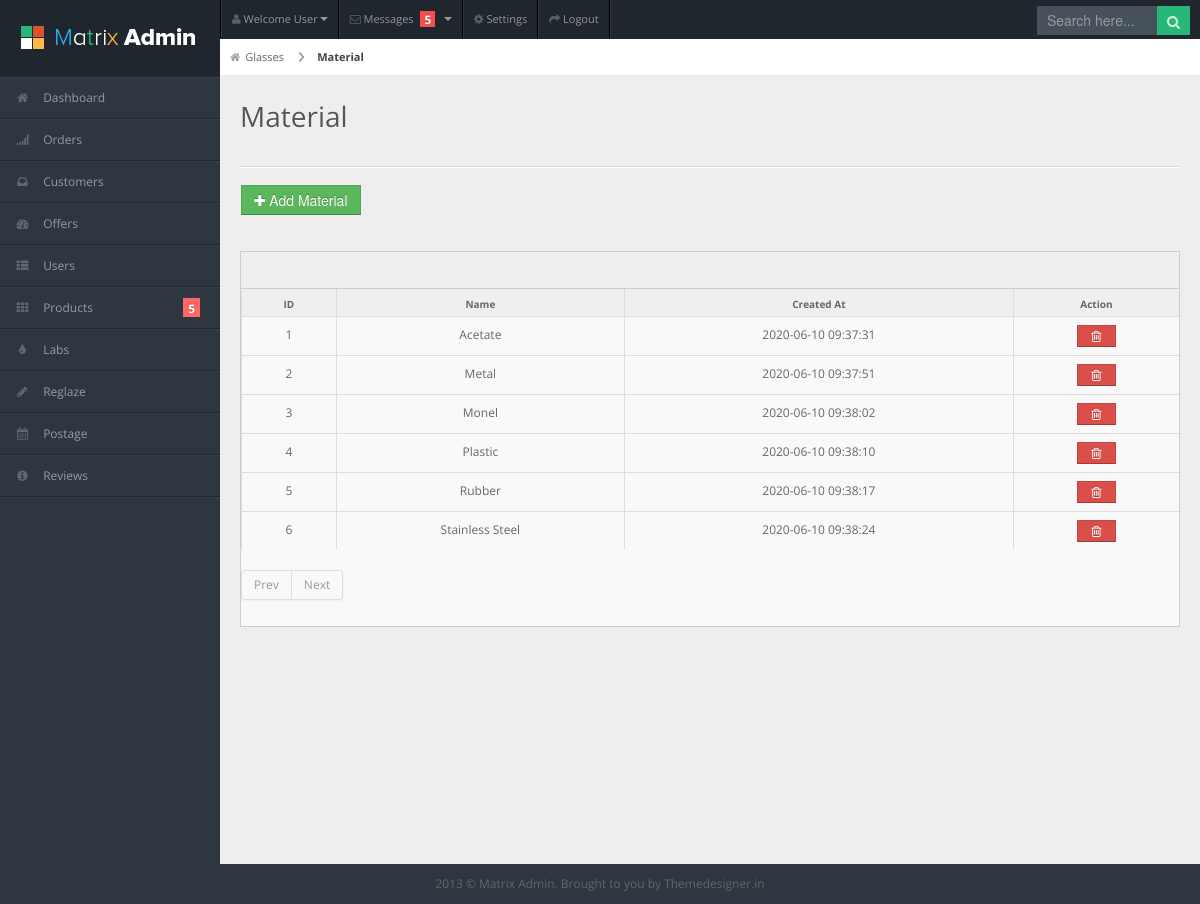
Screenshot of /admin/material1.php with the database file from the repository.
### tables this page shows
CREATE TABLE `material` (
  `id` int(11) NOT NULL,
  `Product_id` int(24) DEFAULT NULL,
  `Material` varchar(225) DEFAULT NULL,
  `Type` varchar(225) DEFAULT NULL,
  `active` int(11) DEFAULT NULL,
  `created_at` timestamp NOT NULL DEFAULT current_timestamp() ON UPDATE current_timestamp(),
  `updated_at` timestamp NOT NULL DEFAULT '0000-00-00 00:00:00'
);

### admin/material1.php (the view, shortened to what this page needs)
<?php include('Connection2.php'); ?>
<!DOCTYPE html>
<html lang="en">
<head>
<link rel="stylesheet" href="css/bootstrap.min.css" />
<link rel="stylesheet" href="css/bootstrap-responsive.min.css" />
<link rel="stylesheet" href="css/uniform.css" />
<link rel="stylesheet" href="css/select2.css" />
<link rel="stylesheet" href="css/matrix-style.css" />
<link rel="stylesheet" href="css/matrix-media.css" />
<link href="font-awesome/css/font-awesome.css" rel="stylesheet" />
</head>
<body>
<div id="header">
  <h1><a href="dashboard.html">Matrix Admin</a></h1>
</div>
<div id="user-nav" class="navbar navbar-inverse">
  <ul class="nav">
    <li  class="dropdown" id="profile-messages" ><a title="" href="#" data-toggle="dropdown" data-target="#profile-messages" class="dropdown-toggle"><i class="icon icon-user"></i>  <span class="text">Welcome User</span><b class="caret"></b></a>
    </li>
    <li class="dropdown" id="menu-messages"><a href="#" data-toggle="dropdown" data-target="#menu-messages" class="dropdown-toggle"><i class="icon icon-envelope"></i> <span class="text">Messages</span> <span class="label label-important">5</span> <b class="caret"></b></a>
    </li>
    <li class=""><a title="" href="#"><i class="icon icon-cog"></i> <span class="text">Settings</span></a></li>
    <li class=""><a title="" href="login.html"><i class="icon icon-share-alt"></i> <span class="text">Logout</span></a></li>
  </ul>
</div>
<div id="search">
  <input type="text" placeholder="Search here..."/>
  <button type="submit" class="tip-bottom" title="Search"><i class="icon-search icon-white"></i></button>
</div>
<?php include 'dashboard_aside.php' ?>
<div id="content">
  <div id="content-header">
    <div id="breadcrumb"> <a href="glasses.php" title="Glasses" class="tip-bottom"><i class="icon-home"></i>Glasses</a> <a href="#" class="current">Material</a> </div>
    <h1>Material</h1>
  </div>
  <div class="container-fluid">
    <hr>
	  <div class="row-fluid">
		 <div class="span6">
			  <button onClick="window.location.href='glasses_category_add.php?type=material'" class="btn btn-success add-sglasses-btn"><i class="icon-plus"></i> Add Material</button><br><br>
		</div>
		  <div class="span6">
		</div>
	  </div>
    <div class="row-fluid">
      <div class="span12">
        <div class="widget-box">
          <div class="widget-title">
          </div>
          <div class="widget-content nopadding">
            <table class="table table-bordered table-striped">
              <thead>
                <tr>
				  <th>ID</th>
                  <th>Name</th>
                  <th>Created At</th>
                  <th>Action</th>
                </tr>
              </thead>
              <tbody>
				 <?php
				if (isset($_GET['pageno'])) {
					$pageno = $_GET['pageno'];
				} else {
					$pageno = 1;
				}
				$no_of_records_per_page = 20;
				$offset = ($pageno-1) * $no_of_records_per_page;
				$total_pages_sql = "SELECT COUNT(*) FROM material where active=0";
			$result = mysqli_query($conn,$total_pages_sql);
			$total_rows = mysqli_fetch_array($result)[0];
			$total_pages = ceil($total_rows / $no_of_records_per_page);
				if(isset($_GET['search'])) {
				$my_search = $_GET['search'];
				$fetch_query = mysqli_query($conn,"SELECT * FROM material where Brands_Name='$my_search' OR Brands_Name LIKE '%$my_search%'  AND active=1");
				}
				else {
				$fetch_query = mysqli_query($conn,"SELECT * FROM material where type='Glasses' AND active=1 LIMIT $offset, $no_of_records_per_page");
				}
				while($row=mysqli_fetch_array($fetch_query,MYSQLI_ASSOC)) {
					?>
                <tr class="odd gradeX">
				  <td style="text-align: center;"><?php echo $row['id']; ?></td>
				  <td style="text-align: center;"><?php echo $row['Material']; ?></td>
                  <td style="text-align: center;"><?php echo $row['created_at']; ?></td>
                  <td class="center">
					  <center>
					<button class="btn btn-mini btn-danger add-sglasses-action-btn" onclick="window.location.href='material1.php?delete_glasses_material_id=<?php echo $row['id']; ?>'">&nbsp;&nbsp;<i class="icon-trash"></i> &nbsp;</button>
						  </center>
				  </td>
                </tr>
                <?php } ?>
              </tbody>
            </table>
			  <?php if(isset($_GET['search'])) {} else { ?>
			  <div class="pagination">
              <ul>
                <li class="<?php if($pageno <= 1){ echo 'disabled'; } ?>"><a href="<?php if($pageno <= 1){ echo '#'; } else { echo "?pageno=".($pageno - 1); } ?>" >Prev</a></li>
                <li class="<?php if($pageno >= $total_pages){ echo 'disabled'; } ?>"><a href="<?php if($pageno >= $total_pages){ echo '#'; } else { echo "?pageno=".($pageno + 1); } ?>">Next</a></li>
              </ul>
            </div>
			  <?php } ?>
          </div>
        </div>
      </div>
    </div>
  </div>
</div>
<div class="row-fluid">
  <div id="footer" class="span12"> 2013 &copy; Matrix Admin. Brought to you by <a href="http://themedesigner.in">Themedesigner.in</a> </div>
</div>
</body>
</html>

### admin/css/matrix-media.css (style rules this page uses)
body { background:#2E363F; }
#header { background-color: #1f262d; margin-top:10px; }
#search input[type=text], #search button { background-color: #28b779; }
#search input[type=text] { background-color: #47515b; color: #fff; }

### rows the page displays
material: id "1", Material "Acetate", created_at "2020-06-10 09:37:31"
material: id "2", Material "Metal", created_at "2020-06-10 09:37:51"
material: id "3", Material "Monel", created_at "2020-06-10 09:38:02"
material: id "4", Material "Plastic", created_at "2020-06-10 09:38:10"
material: id "5", Material "Rubber", created_at "2020-06-10 09:38:17"
material: id "6", Material "Stainless Steel", created_at "2020-06-10 09:38:24"
